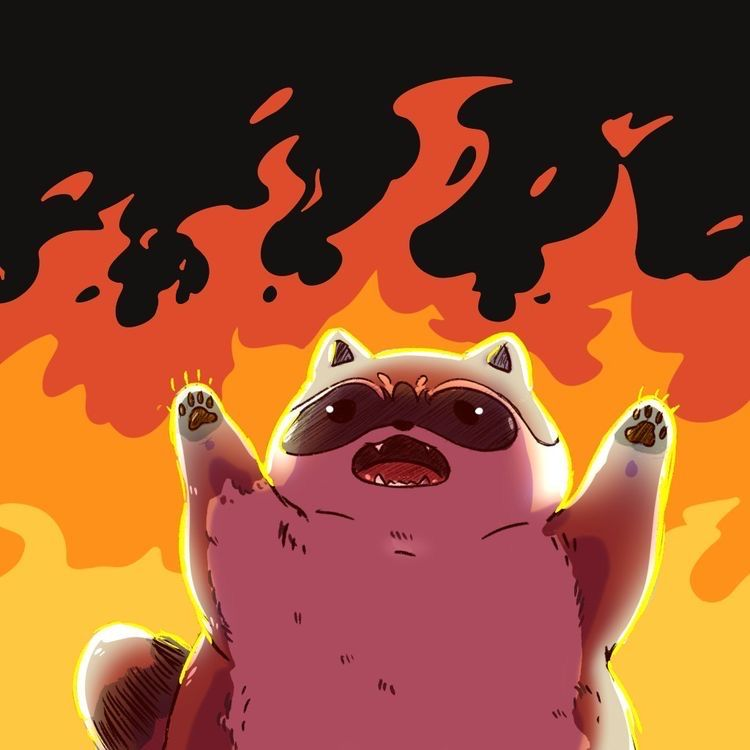
#> input picture Mapache.jpeg, 750 x 750 px, found by its file name
$ jupyter execute adyacencia.ipynb
#> lines starting #> are read from the running program, lines starting #| are printed output that depends on the picture
[cell 1]
import numpy as np
import cv2 as cv

[cell 2]
img = cv.imread("C:/Users/laelm/OneDrive/Escritorio/1238/procesamiento de imagenes/Mapache.jpeg", cv.IMREAD_GRAYSCALE)
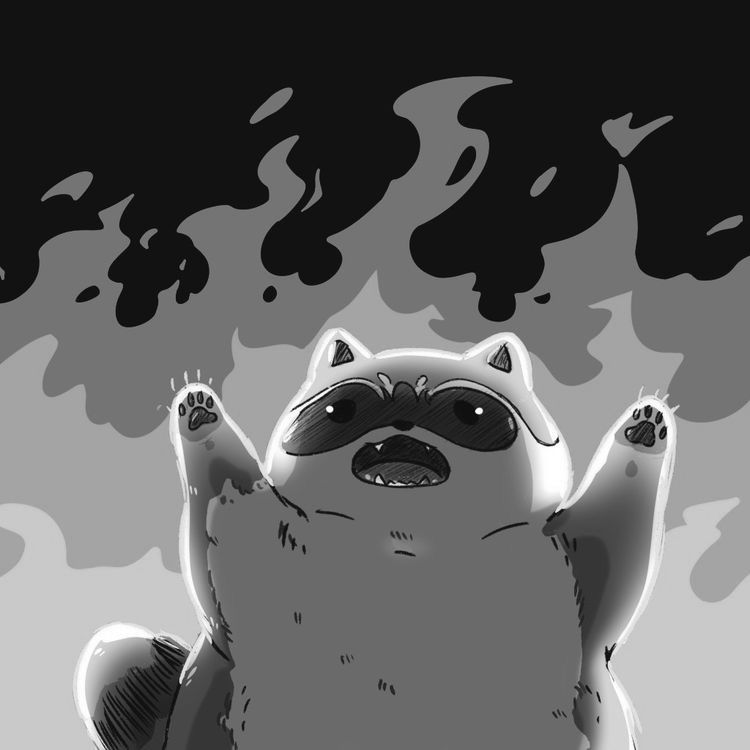
#> img: shape (750, 750); min 0, max 255, mean 96.2

[cell 3]
img.shape
#> Out = (750, 750)

[cell 4]
def vecindad4(img, posX, posY):
    pixeles = []
    if posX - 1 >= 0:
        print(f"P({posX-1}, {posY}) = {img[posX-1, posY]}")
        pixeles.append([posX-1, posY])
    if posX + 1 < img.shape[0]:
        print(f"P({posX+1}, {posY}) = {img[posX+1, posY]}")
        pixeles.append([posX+1, posY])
    if posY - 1 >= 0:
        print(f"P({posX}, {posY-1}) = {img[posX, posY-1]}")
        pixeles.append([posX, posY-1])
    if posY+1 < img.shape[1]:
        print(f"P({posX}, {posY+1}) = {img[posX, posY+1]}")
        pixeles.append([posX, posY+1])
    return pixeles

[cell 5]
def adj4(img, p:list, v = [1]): #p es lista de pixeles de 4 vecindad
    for i in p:
        if img[i[0], i[1]] in v:
            print(f"P({i[0]}, {i[1]}) = {img[i[0], i[1]]}")

[cell 6]
img[4,3]
#> Out = 18

[cell 7]
p= vecindad4(img, 4,2)
#| P(3, 2) = 18
#| P(5, 2) = 18
#| P(4, 1) = 18
#| P(4, 3) = 18
#> p = [[3, 2], [5, 2], [4, 1], [4, 3]]

[cell 8]
v=np.arange(60) # 0 a 60
adj4(img, p, v) #pasa v
#> the loop in adj4, `for i in p:` made 4 passes
#| P(3, 2) = 18
#| P(5, 2) = 18
#| P(4, 1) = 18
#| P(4, 3) = 18

[cell 9]
arr = np.array([[1,0,1],
                [0,1,1],
                [0,0,1]])

[cell 10]
p= vecindad4(arr, 2,2)

[cell 11]
adj4(arr, p) #no pasa v

$ run again, with imagen_restaurada.jpg copied over Mapache.jpeg
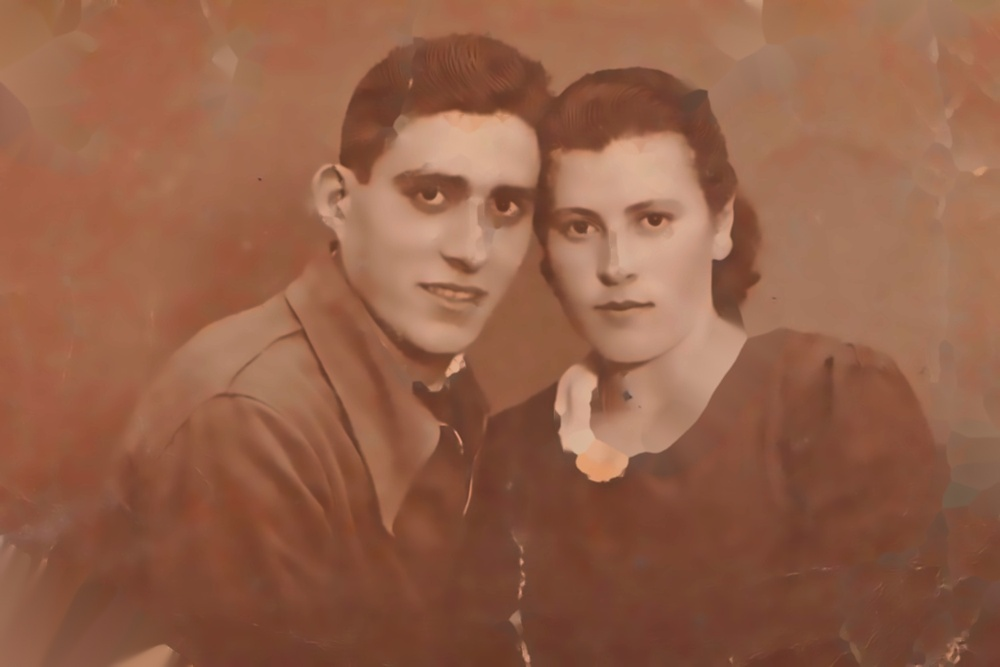
#> input picture imagen_restaurada.jpg, 1000 x 667 px, shrunk from 1500 x 1000 before the run, found by its file name
#> `img = cv.imread("C:/Users/laelm/OneDrive/Escritorio/1238/procesamiento..`:
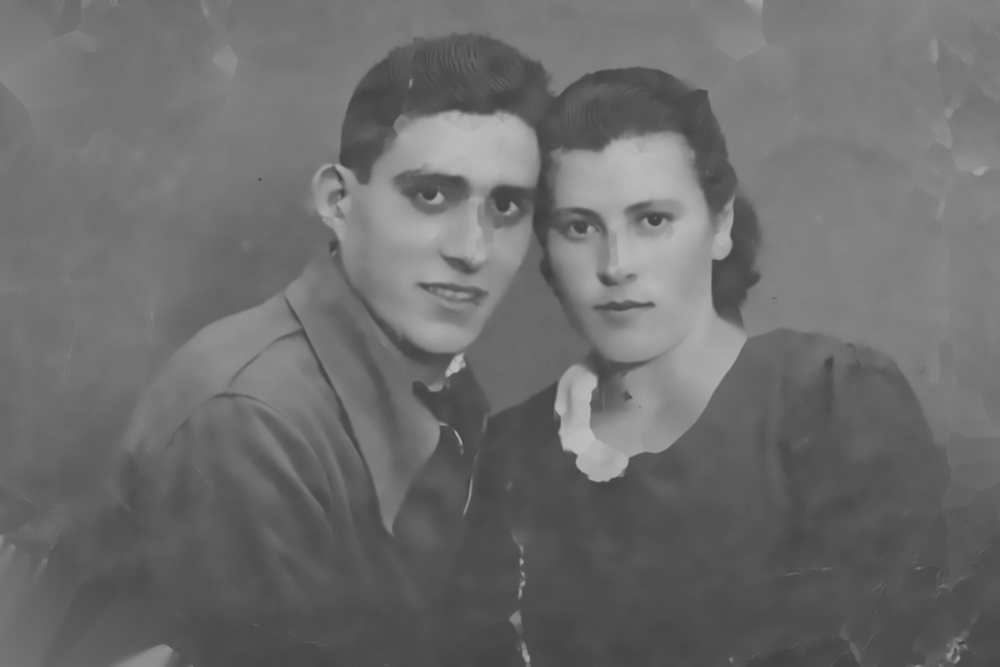
#> img: shape (667, 1000); min 63, max 190, mean 108.8
#> `img[4,3]`: Out = 119
#| P(3, 2) = 120
#| P(5, 2) = 119
#| P(4, 1) = 120
#| P(4, 3) = 119
#> p = [[3, 2], [5, 2], [4, 1], [4, 3]]
#> the loop in adj4, `for i in p:` made 4 passes

$ run again, with restaurar.jpg copied over Mapache.jpeg
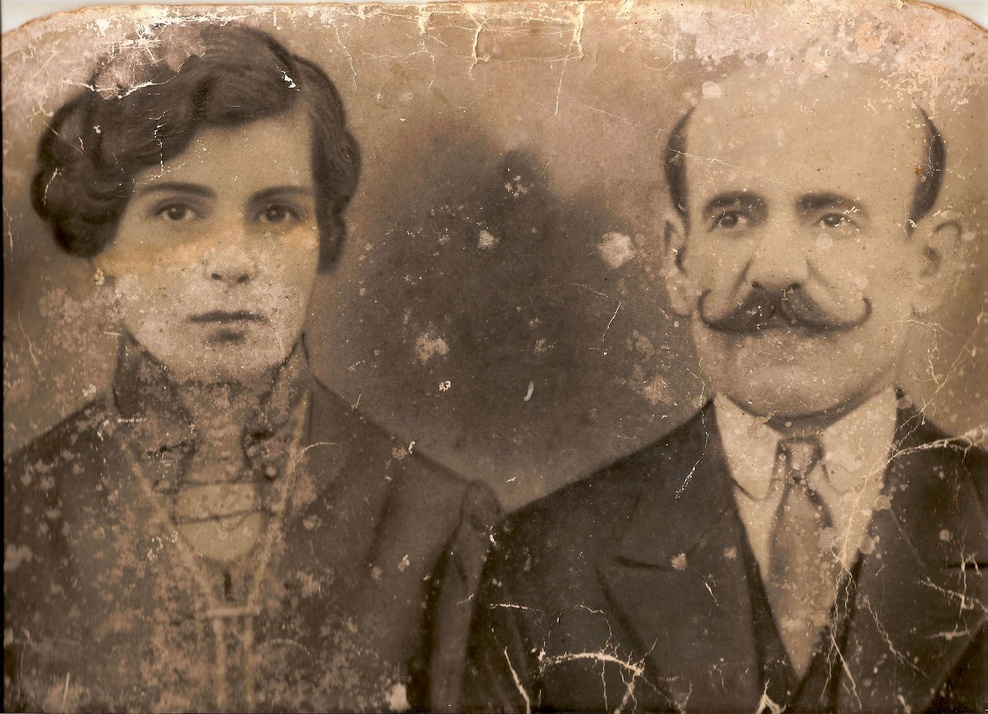
#> input picture restaurar.jpg, 988 x 714 px, shrunk from 1600 x 1156 before the run, found by its file name
#> `img = cv.imread("C:/Users/laelm/OneDrive/Escritorio/1238/procesamiento..`:
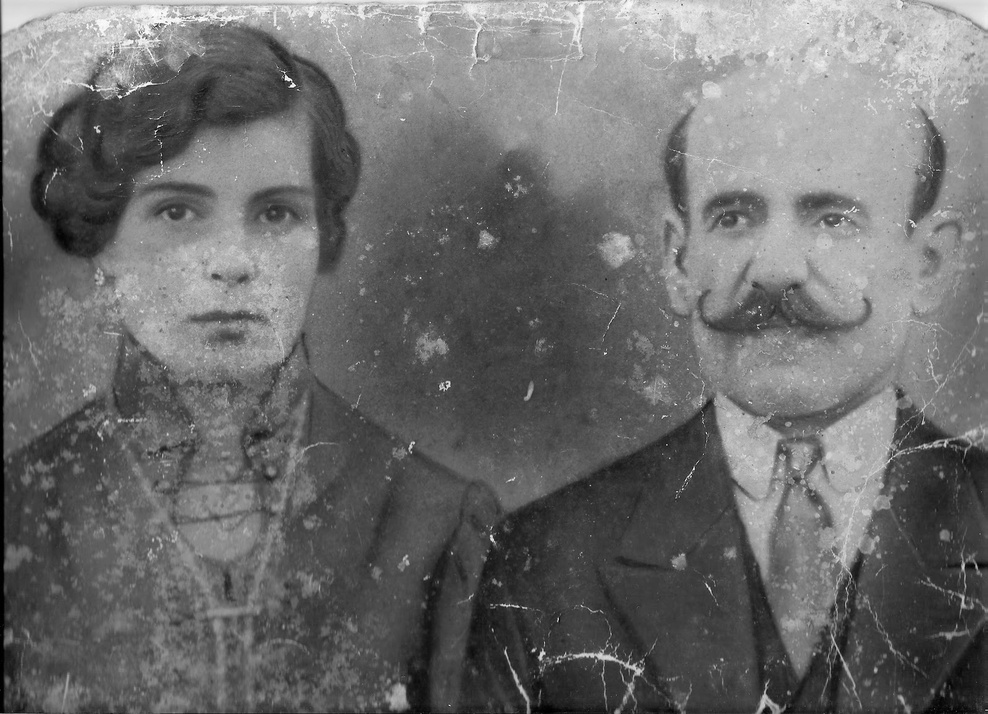
#> img: shape (714, 988); min 0, max 255, mean 109.1
#> `img[4,3]`: Out = 203
#| P(3, 2) = 193
#| P(5, 2) = 192
#| P(4, 1) = 157
#| P(4, 3) = 203
#> p = [[3, 2], [5, 2], [4, 1], [4, 3]]
#> the loop in adj4, `for i in p:` made 4 passes
